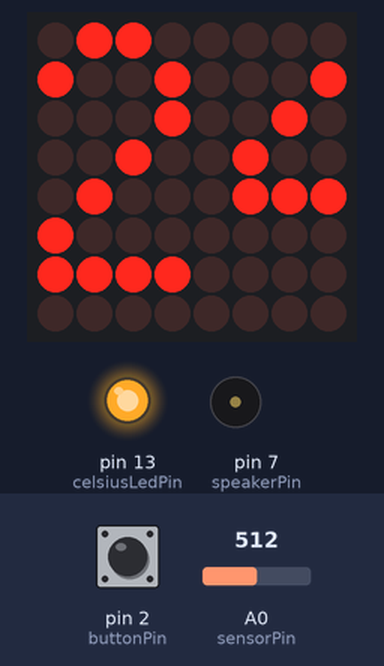
Recording of a sketch running on a simulated Arduino Uno, built with avr-gcc and run on an emulated ATmega328P. On the bench: 8×8 LED matrix, output pins drawn as LEDs (lit = HIGH), buzzer (waves = sounding). The test bench sets the inputs (shaded band); at power-on: A0 (sensorPin) = 512, pin 2 (buttonPin) LOW.

Above: at 0.86 s.
5.9 s: A0 (sensorPin) set to 22
At 17.7 s:
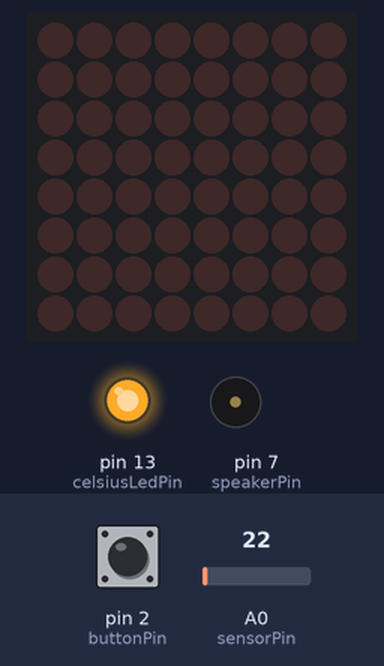
17.9 s: A0 (sensorPin) set to 42
28.8 s: pin 2 (buttonPin) pulled HIGH for 3 s
At 31.95 s:
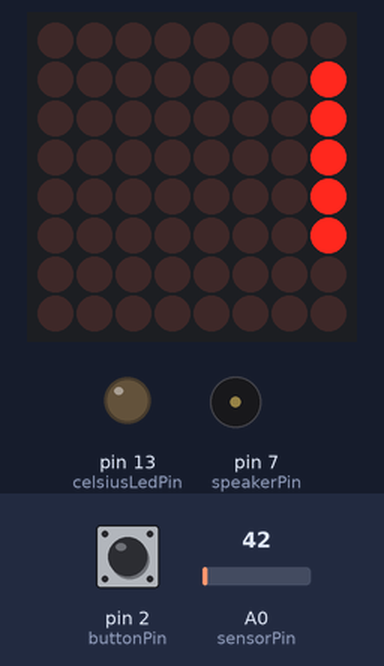
34.8 s: A0 (sensorPin) set to 10
At 36.41 s:
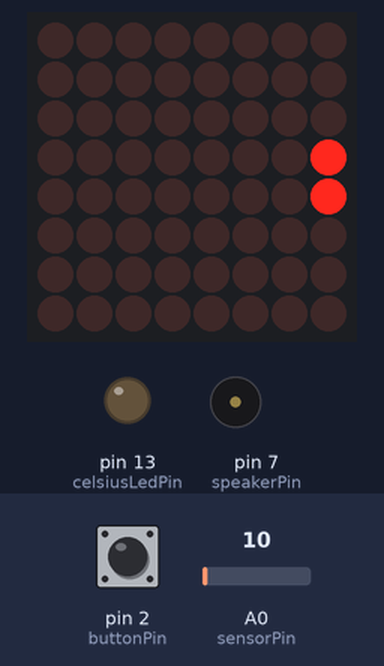
Timing chart, 0 to 41.8 s (numbered marks = the images above; inputs shaded):
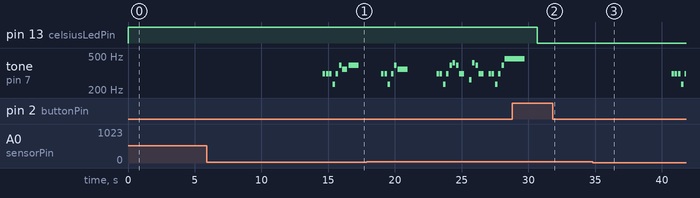

The sketch:

Innlevering1.ino
```cpp
#include <MaxMatrix.h>
#include <avr/pgmspace.h>
#include "pitches.h"
#include "alphabet.h"

int matrixDataPin = 8;          // DIN pin of MAX7219 module
int matrixLoadPin = 9;          // CS pin of MAX7219 module
int matrixClockPin = 10;        // CLK pin of MAX7219 module
int maxInUse = 1;               // how many MAX7219 are connected

MaxMatrix m(matrixDataPin, matrixLoadPin, matrixClockPin, maxInUse); // define Library

const int speakerPin = 7;       // Piezo buzzer pin
const int celsiusLedPin = 13;   // Piezo buzzer pin
const int sensorPin = A0;       // Analog input pin that the temperature sensor is attached to
const int buttonPin = 2;        // Push button pin

int sensorValue = 0;
boolean currentState = LOW;
boolean lastState = LOW;
boolean ledState = LOW;
boolean isCelsius = true;

byte buffer[10];

//"Do you want to build a snowman?" - melody
int snowman[] = {
        NOTE_DS4, NOTE_DS4, NOTE_DS4, NOTE_AS3, NOTE_DS4, NOTE_G4, NOTE_F4, NOTE_G4, 0, 0,
        0, 0, NOTE_DS4, NOTE_DS4, NOTE_AS3, NOTE_DS4, NOTE_G4, NOTE_F4, 0, 0, 0, 0, 0,
        NOTE_DS4, NOTE_DS4, NOTE_AS3, NOTE_DS4, NOTE_G4, NOTE_GS4, NOTE_G4, NOTE_DS4, 0, NOTE_C4, NOTE_GS4, NOTE_G4,
        NOTE_DS4, 0, NOTE_DS4, NOTE_DS4, NOTE_AS3, NOTE_DS4, NOTE_G4, NOTE_AS4, 0
};

// note durations: 4 = quarter note, 8 = eighth note, etc.:
int snowmanDurations[] = {
        8, 8, 8, 8, 8, 8, 4, 2, 4, 8,
        4, 8, 8, 8, 8, 8, 8, 2, 4, 4, 8, 4, 8,
        8, 8, 8, 8, 8, 8, 8, 4, 8, 8, 8, 8,
        4, 8, 8, 8, 8, 8, 8, 1, 4
};


void setup() {
    m.init(); // module MAX7219
    m.setIntensity(8); // LED Intensity 0-15
    pinMode(celsiusLedPin, OUTPUT);
    pinMode(buttonPin, INPUT);
    digitalWrite(celsiusLedPin, HIGH);
}

void loop() {

    currentState = digitalRead(buttonPin);

    if (currentState == HIGH && lastState == LOW) {//if button has just been pressed

        delay(1);//crude form of button debouncing

        isCelsius = !isCelsius;

        digitalWrite(celsiusLedPin, isCelsius ? HIGH : LOW);


    }

    lastState = currentState;

    if (currentState == LOW) {

        sensorValue = analogRead(sensorPin);

        float temperatureC = (4.9 * sensorValue * 100.0) / 1024.0;
        float temperatureF = (temperatureC * 9.0 / 5.0) + 32.0;
        char stringTemp[6];

        if (isCelsius) {
            dtostrf(temperatureC, 4, 2, stringTemp);
            printStringWithShift(stringTemp, 100);  // Shows temperature value from analog input
            printStringWithShift("~C   ", 100);  // Shows temperature sign
        } else {
            dtostrf(temperatureF, 4, 2, stringTemp);
            printStringWithShift(stringTemp, 100);  // Shows temperature value from analog input
            printStringWithShift("~F   ", 100);  // Shows temperature sign
        }

        if (temperatureC < 20.0) {
            playSnowmanMelody();
        }
    }
}

// Put extracted character on Display
void printCharWithShift(char c, int shift_speed) {
    if (c < 32) return;
    c -= 32;
    memcpy_P(buffer, CH + 7 * c, 7);
    m.writeSprite(maxInUse * 8, 0, buffer);
    m.setColumn(maxInUse * 8 + buffer[0], 0);

    for (int i = 0; i < buffer[0] + 1; i++) {
        delay(shift_speed);
        m.shiftLeft(false, false);
    }
}

// Extract characters from Scrolling text
void printStringWithShift(char *s, int shift_speed) {
    while (*s != 0) {
        printCharWithShift(*s, shift_speed);
        s++;
    }
}

void playSnowmanMelody() {
    for (int thisNote = 0; thisNote < (sizeof(snowmanDurations) / 2); thisNote++) {

        int snowmanDuration = 1500 / snowmanDurations[thisNote];
        tone(speakerPin, snowman[thisNote], snowmanDuration);

        // to distinguish the notes, set a minimum time between them.
        // the note's duration + 30% seems to work well:
        int pauseBetweenNotes = snowmanDuration * 1.30;
        delay(pauseBetweenNotes);
        // stop the tone playing:
        noTone(speakerPin);
    }
}
```

pitches.h
```cpp
/*************************************************
 * Public Constants
 *************************************************/

#define NOTE_B0  31
#define NOTE_C1  33
#define NOTE_CS1 35
#define NOTE_D1  37
#define NOTE_DS1 39
#define NOTE_E1  41
#define NOTE_F1  44
#define NOTE_FS1 46
#define NOTE_G1  49
#define NOTE_GS1 52
#define NOTE_A1  55
#define NOTE_AS1 58
#define NOTE_B1  62
#define NOTE_C2  65
#define NOTE_CS2 69
#define NOTE_D2  73
#define NOTE_DS2 78
#define NOTE_E2  82
#define NOTE_F2  87
#define NOTE_FS2 93
#define NOTE_G2  98
#define NOTE_GS2 104
#define NOTE_A2  110
#define NOTE_AS2 117
#define NOTE_B2  123
#define NOTE_C3  131
#define NOTE_CS3 139
#define NOTE_D3  147
#define NOTE_DS3 156
#define NOTE_E3  165
#define NOTE_F3  175
#define NOTE_FS3 185
#define NOTE_G3  196
#define NOTE_GS3 208
#define NOTE_A3  220
#define NOTE_AS3 233
#define NOTE_B3  247
#define NOTE_C4  262
#define NOTE_CS4 277
#define NOTE_D4  294
#define NOTE_DS4 311
#define NOTE_E4  330
#define NOTE_F4  349
#define NOTE_FS4 370
#define NOTE_G4  392
#define NOTE_GS4 415
#define NOTE_A4  440
#define NOTE_AS4 466
#define NOTE_B4  494
#define NOTE_C5  523
#define NOTE_CS5 554
#define NOTE_D5  587
#define NOTE_DS5 622
#define NOTE_E5  659
#define NOTE_F5  698
#define NOTE_FS5 740
#define NOTE_G5  784
#define NOTE_GS5 831
#define NOTE_A5  880
#define NOTE_AS5 932
#define NOTE_B5  988
#define NOTE_C6  1047
#define NOTE_CS6 1109
#define NOTE_D6  1175
#define NOTE_DS6 1245
#define NOTE_E6  1319
#define NOTE_F6  1397
#define NOTE_FS6 1480
#define NOTE_G6  1568
#define NOTE_GS6 1661
#define NOTE_A6  1760
#define NOTE_AS6 1865
#define NOTE_B6  1976
#define NOTE_C7  2093
#define NOTE_CS7 2217
#define NOTE_D7  2349
#define NOTE_DS7 2489
#define NOTE_E7  2637
#define NOTE_F7  2794
#define NOTE_FS7 2960
#define NOTE_G7  3136
#define NOTE_GS7 3322
#define NOTE_A7  3520
#define NOTE_AS7 3729
#define NOTE_B7  3951
#define NOTE_C8  4186
#define NOTE_CS8 4435
#define NOTE_D8  4699
#define NOTE_DS8 4978
```

Source omitted: alphabet.h (data table, 6356 bytes)

Measured:
- after the input at 5.9 s, tone on pin 7 (speakerPin): plays 311 Hz for 0.19 s, 311 Hz for 0.19 s, 311 Hz for 0.19 s, 233 Hz for 0.19 s, 311 Hz for 0.19 s, 392 Hz for 0.19 s … (8 notes in this stretch), starting after 8.7 s; the display: first differs from a run without the input after 4.3 s (image 1 shows a later state)
- after the input at 28.8 s, pin 13 (celsiusLedPin): HIGH → LOW after 1.9 s; the display: changes after 3.1 s (image 2)
- after the input at 34.8 s, tone on pin 7 (speakerPin): plays 311 Hz for 0.19 s, 311 Hz for 0.19 s, 311 Hz for 0.19 s, 233 Hz for 0.19 s, 311 Hz for 0.11 s, starting after 5.9 s; the display: first differs from a run without the input after 1.6 s (image 3)
